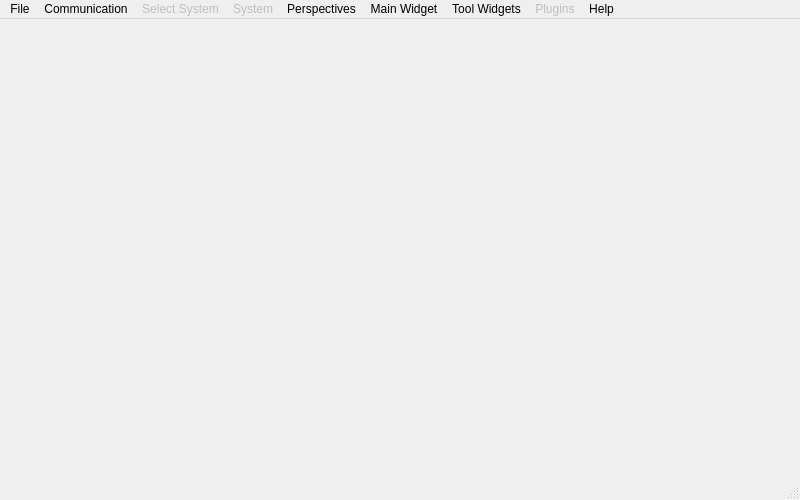
<?xml version="1.0" encoding="UTF-8"?>
<ui version="4.0">
 <class>MainWindow</class>
 <widget class="QMainWindow" name="MainWindow">
  <property name="geometry">
   <rect>
    <x>0</x>
    <y>0</y>
    <width>800</width>
    <height>500</height>
   </rect>
  </property>
  <property name="minimumSize">
   <size>
    <width>800</width>
    <height>500</height>
   </size>
  </property>
  <property name="baseSize">
   <size>
    <width>1100</width>
    <height>800</height>
   </size>
  </property>
  <property name="mouseTracking">
   <bool>false</bool>
  </property>
  <property name="windowTitle">
   <string>MGMainWindow</string>
  </property>
  <property name="styleSheet">
   <string notr="true"/>
  </property>
  <widget class="QWidget" name="centralWidget">
   <property name="sizePolicy">
    <sizepolicy hsizetype="MinimumExpanding" vsizetype="MinimumExpanding">
     <horstretch>0</horstretch>
     <verstretch>0</verstretch>
    </sizepolicy>
   </property>
   <property name="minimumSize">
    <size>
     <width>200</width>
     <height>150</height>
    </size>
   </property>
  </widget>
  <widget class="QMenuBar" name="menuBar">
   <property name="geometry">
    <rect>
     <x>0</x>
     <y>0</y>
     <width>800</width>
     <height>21</height>
    </rect>
   </property>
   <widget class="QMenu" name="menuMGround">
    <property name="title">
     <string>File</string>
    </property>
    <widget class="QMenu" name="menuPreferences">
     <property name="title">
      <string>Display</string>
     </property>
     <addaction name="actionSelectStylesheet"/>
     <addaction name="actionReloadStylesheet"/>
    </widget>
    <addaction name="actionJoystick_Settings"/>
    <addaction name="actionSimulate"/>
    <addaction name="separator"/>
    <addaction name="actionMuteAudioOutput"/>
    <addaction name="actionJoystickSettings"/>
    <addaction name="actionSettings"/>
    <addaction name="menuPreferences"/>
    <addaction name="separator"/>
    <addaction name="actionExit"/>
   </widget>
   <widget class="QMenu" name="menuNetwork">
    <property name="title">
     <string>Communication</string>
    </property>
    <addaction name="actionAdd_Link"/>
    <addaction name="separator"/>
   </widget>
   <widget class="QMenu" name="menuConnected_Systems">
    <property name="enabled">
     <bool>false</bool>
    </property>
    <property name="title">
     <string>Select System</string>
    </property>
   </widget>
   <widget class="QMenu" name="menuUnmanned_System">
    <property name="enabled">
     <bool>false</bool>
    </property>
    <property name="title">
     <string>System</string>
    </property>
    <property name="separatorsCollapsible">
     <bool>false</bool>
    </property>
    <addaction name="actionShutdownMAV"/>
    <addaction name="actionLiftoff"/>
    <addaction name="actionLand"/>
    <addaction name="actionEmergency_Land"/>
    <addaction name="actionEmergency_Kill"/>
   </widget>
   <widget class="QMenu" name="menuTools">
    <property name="title">
     <string>Tool Widgets</string>
    </property>
    <addaction name="actionNewCustomWidget"/>
    <addaction name="actionLoadCustomWidgetFile"/>
   </widget>
   <widget class="QMenu" name="menuHelp">
    <property name="title">
     <string>Help</string>
    </property>
    <addaction name="actionOnline_Documentation"/>
    <addaction name="actionProject_Roadmap_2"/>
    <addaction name="actionDeveloper_Credits"/>
   </widget>
   <widget class="QMenu" name="menuPerspectives">
    <property name="title">
     <string>Perspectives</string>
    </property>
    <addaction name="actionOperatorsView"/>
    <addaction name="actionEngineersView"/>
    <addaction name="actionPilotsView"/>
    <addaction name="actionConfiguration_2"/>
    <addaction name="separator"/>
    <addaction name="actionFirmwareUpdateView"/>
    <addaction name="actionMavlinkView"/>
    <addaction name="actionUnconnectedView"/>
    <addaction name="separator"/>
    <addaction name="actionFullscreen"/>
    <addaction name="actionNormal"/>
   </widget>
   <widget class="QMenu" name="menuMain">
    <property name="title">
     <string>Main Widget</string>
    </property>
   </widget>
   <widget class="QMenu" name="menuPlugins">
    <property name="enabled">
     <bool>false</bool>
    </property>
    <property name="title">
     <string>Plugins</string>
    </property>
   </widget>
   <addaction name="menuMGround"/>
   <addaction name="menuNetwork"/>
   <addaction name="menuConnected_Systems"/>
   <addaction name="menuUnmanned_System"/>
   <addaction name="menuPerspectives"/>
   <addaction name="menuMain"/>
   <addaction name="menuTools"/>
   <addaction name="menuPlugins"/>
   <addaction name="menuHelp"/>
  </widget>
  <widget class="QStatusBar" name="statusBar"/>
  <action name="actionExit">
   <property name="icon">
    <iconset resource="../../qgroundcontrol.qrc">
     <normaloff>:/files/images/actions/system-log-out.svg</normaloff>:/files/images/actions/system-log-out.svg</iconset>
   </property>
   <property name="text">
    <string>Exit</string>
   </property>
   <property name="shortcut">
    <string>Ctrl+Q</string>
   </property>
  </action>
  <action name="actionLiftoff">
   <property name="enabled">
    <bool>true</bool>
   </property>
   <property name="icon">
    <iconset resource="../../qgroundcontrol.qrc">
     <normaloff>:/files/images/control/launch.svg</normaloff>
     <normalon>:/files/images/control/launch.svg</normalon>:/files/images/control/launch.svg</iconset>
   </property>
   <property name="text">
    <string>Liftoff</string>
   </property>
  </action>
  <action name="actionLand">
   <property name="icon">
    <iconset resource="../../qgroundcontrol.qrc">
     <normaloff>:/files/images/control/land.svg</normaloff>:/files/images/control/land.svg</iconset>
   </property>
   <property name="text">
    <string>Land</string>
   </property>
  </action>
  <action name="actionEmergency_Land">
   <property name="icon">
    <iconset resource="../../qgroundcontrol.qrc">
     <normaloff>:/files/images/actions/process-stop.svg</normaloff>:/files/images/actions/process-stop.svg</iconset>
   </property>
   <property name="text">
    <string>Emergency Land</string>
   </property>
   <property name="shortcut">
    <string>Ctrl+E</string>
   </property>
  </action>
  <action name="actionEmergency_Kill">
   <property name="icon">
    <iconset resource="../../qgroundcontrol.qrc">
     <normaloff>:/files/images/actions/process-stop.svg</normaloff>:/files/images/actions/process-stop.svg</iconset>
   </property>
   <property name="text">
    <string>Kill UAS</string>
   </property>
   <property name="shortcut">
    <string>Ctrl+K</string>
   </property>
  </action>
  <action name="actionAdd_Link">
   <property name="icon">
    <iconset resource="../../qgroundcontrol.qrc">
     <normaloff>:/files/images/actions/list-add.svg</normaloff>:/files/images/actions/list-add.svg</iconset>
   </property>
   <property name="text">
    <string>Add Link</string>
   </property>
  </action>
  <action name="actionConfiguration">
   <property name="icon">
    <iconset resource="../../qgroundcontrol.qrc">
     <normaloff>:/files/images/categories/applications-system.svg</normaloff>:/files/images/categories/applications-system.svg</iconset>
   </property>
   <property name="text">
    <string>Preferences</string>
   </property>
   <property name="toolTip">
    <string>Open UAS Preferences</string>
   </property>
  </action>
  <action name="actionJoystickSettings">
   <property name="icon">
    <iconset resource="../../qgroundcontrol.qrc">
     <normaloff>:/files/images/devices/input-gaming.svg</normaloff>:/files/images/devices/input-gaming.svg</iconset>
   </property>
   <property name="text">
    <string>Joystick Test</string>
   </property>
   <property name="visible">
    <bool>true</bool>
   </property>
  </action>
  <action name="actionSimulate">
   <property name="checkable">
    <bool>true</bool>
   </property>
   <property name="icon">
    <iconset resource="../../qgroundcontrol.qrc">
     <normaloff>:/files/images/control/launch.svg</normaloff>:/files/images/control/launch.svg</iconset>
   </property>
   <property name="text">
    <string>Simulate</string>
   </property>
   <property name="toolTip">
    <string>Simulate one vehicle to test and evaluate this application</string>
   </property>
  </action>
  <action name="actionShow_Slugs_View">
   <property name="icon">
    <iconset resource="../../qgroundcontrol.qrc">
     <normaloff>:/files/images/contrib/slugs.png</normaloff>:/files/images/contrib/slugs.png</iconset>
   </property>
   <property name="text">
    <string>Show Slugs View</string>
   </property>
  </action>
  <action name="actionJoystick_Settings">
   <property name="icon">
    <iconset resource="../../qgroundcontrol.qrc">
     <normaloff>:/files/images/devices/input-gaming.svg</normaloff>:/files/images/devices/input-gaming.svg</iconset>
   </property>
   <property name="text">
    <string>Joystick Settings</string>
   </property>
   <property name="visible">
    <bool>false</bool>
   </property>
  </action>
  <action name="actionOnline_Documentation">
   <property name="icon">
    <iconset resource="../../qgroundcontrol.qrc">
     <normaloff>:/files/images/apps/utilities-system-monitor.svg</normaloff>:/files/images/apps/utilities-system-monitor.svg</iconset>
   </property>
   <property name="text">
    <string>Online Documentation</string>
   </property>
  </action>
  <action name="actionProject_Roadmap_2">
   <property name="icon">
    <iconset resource="../../qgroundcontrol.qrc">
     <normaloff>:/files/images/status/software-update-available.svg</normaloff>:/files/images/status/software-update-available.svg</iconset>
   </property>
   <property name="text">
    <string>Project Roadmap</string>
   </property>
  </action>
  <action name="actionDeveloper_Credits">
   <property name="icon">
    <iconset resource="../../qgroundcontrol.qrc">
     <normaloff>:/files/images/categories/preferences-system.svg</normaloff>:/files/images/categories/preferences-system.svg</iconset>
   </property>
   <property name="text">
    <string>Developer Credits</string>
   </property>
  </action>
  <action name="actionOperatorsView">
   <property name="checkable">
    <bool>true</bool>
   </property>
   <property name="icon">
    <iconset resource="../../qgroundcontrol.qrc">
     <normaloff>:/files/images/status/weather-overcast.svg</normaloff>:/files/images/status/weather-overcast.svg</iconset>
   </property>
   <property name="text">
    <string>Mission</string>
   </property>
   <property name="shortcut">
    <string>Meta+O</string>
   </property>
  </action>
  <action name="actionEngineersView">
   <property name="checkable">
    <bool>true</bool>
   </property>
   <property name="icon">
    <iconset resource="../../qgroundcontrol.qrc">
     <normaloff>:/files/images/apps/utilities-system-monitor.svg</normaloff>:/files/images/apps/utilities-system-monitor.svg</iconset>
   </property>
   <property name="text">
    <string>Development</string>
   </property>
   <property name="shortcut">
    <string>Meta+E</string>
   </property>
  </action>
  <action name="actionMavlinkView">
   <property name="checkable">
    <bool>true</bool>
   </property>
   <property name="icon">
    <iconset resource="../../qgroundcontrol.qrc">
     <normaloff>:/files/images/devices/network-wired.svg</normaloff>:/files/images/devices/network-wired.svg</iconset>
   </property>
   <property name="text">
    <string>Mavlink</string>
   </property>
   <property name="shortcut">
    <string>Meta+M</string>
   </property>
  </action>
  <action name="actionSelectStylesheet">
   <property name="icon">
    <iconset resource="../../qgroundcontrol.qrc">
     <normaloff>:/files/images/categories/applications-internet.svg</normaloff>:/files/images/categories/applications-internet.svg</iconset>
   </property>
   <property name="text">
    <string>Select Stylesheet</string>
   </property>
  </action>
  <action name="actionPilotsView">
   <property name="checkable">
    <bool>true</bool>
   </property>
   <property name="icon">
    <iconset resource="../../qgroundcontrol.qrc">
     <normaloff>:/files/images/status/network-wireless-encrypted.svg</normaloff>:/files/images/status/network-wireless-encrypted.svg</iconset>
   </property>
   <property name="text">
    <string>Flight</string>
   </property>
   <property name="shortcut">
    <string>Meta+P</string>
   </property>
  </action>
  <action name="actionNewCustomWidget">
   <property name="icon">
    <iconset resource="../../qgroundcontrol.qrc">
     <normaloff>:/files/images/apps/utilities-system-monitor.svg</normaloff>:/files/images/apps/utilities-system-monitor.svg</iconset>
   </property>
   <property name="text">
    <string>New Custom Widget</string>
   </property>
  </action>
  <action name="actionMuteAudioOutput">
   <property name="checkable">
    <bool>true</bool>
   </property>
   <property name="icon">
    <iconset resource="../../qgroundcontrol.qrc">
     <normaloff>:/files/images/status/audio-volume-high.svg</normaloff>
     <normalon>:/files/images/status/audio-volume-muted.svg</normalon>
     <activeon>:/files/images/status/audio-volume-muted.svg</activeon>
     <selectedoff>:/files/images/status/audio-volume-high.svg</selectedoff>
     <selectedon>:/files/images/status/audio-volume-muted.svg</selectedon>:/files/images/status/audio-volume-high.svg</iconset>
   </property>
   <property name="text">
    <string>Mute Audio Output</string>
   </property>
  </action>
  <action name="actionUnconnectedView">
   <property name="checkable">
    <bool>true</bool>
   </property>
   <property name="icon">
    <iconset resource="../../qgroundcontrol.qrc">
     <normaloff>:/files/images/devices/network-wireless.svg</normaloff>:/files/images/devices/network-wireless.svg</iconset>
   </property>
   <property name="text">
    <string>Unconnected</string>
   </property>
   <property name="shortcut">
    <string>Meta+U</string>
   </property>
  </action>
  <action name="actionShutdownMAV">
   <property name="icon">
    <iconset resource="../../qgroundcontrol.qrc">
     <normaloff>:/files/images/actions/system-log-out.svg</normaloff>:/files/images/actions/system-log-out.svg</iconset>
   </property>
   <property name="text">
    <string>Shutdown MAV</string>
   </property>
   <property name="toolTip">
    <string>Shutdown the onboard computer - works not during flight</string>
   </property>
   <property name="statusTip">
    <string>Shutdown the onboard computer - works not during flight</string>
   </property>
  </action>
  <action name="actionReloadStylesheet">
   <property name="text">
    <string>Reload Stylesheet</string>
   </property>
   <property name="shortcut">
    <string>Meta+R</string>
   </property>
  </action>
  <action name="actionSettings">
   <property name="text">
    <string>Settings</string>
   </property>
  </action>
  <action name="actionFullscreen">
   <property name="text">
    <string>Fullscreen</string>
   </property>
   <property name="shortcut">
    <string>Meta+Return</string>
   </property>
  </action>
  <action name="actionNormal">
   <property name="text">
    <string>Normal</string>
   </property>
   <property name="shortcut">
    <string>Esc</string>
   </property>
  </action>
  <action name="actionLoadCustomWidgetFile">
   <property name="icon">
    <iconset resource="../../qgroundcontrol.qrc">
     <normaloff>:/files/images/status/folder-drag-accept.svg</normaloff>:/files/images/status/folder-drag-accept.svg</iconset>
   </property>
   <property name="text">
    <string>Load Custom Widget File</string>
   </property>
  </action>
  <action name="actionFirmwareUpdateView">
   <property name="icon">
    <iconset resource="../../qgroundcontrol.qrc">
     <normaloff>:/files/images/status/software-update-available.svg</normaloff>:/files/images/status/software-update-available.svg</iconset>
   </property>
   <property name="text">
    <string>Firmware Update</string>
   </property>
   <property name="toolTip">
    <string>Update the firmware of one of the connected autopilots</string>
   </property>
  </action>
  <action name="actionSimulation_View">
   <property name="checkable">
    <bool>true</bool>
   </property>
   <property name="icon">
    <iconset resource="../../qgroundcontrol.qrc">
     <normaloff>:/files/images/control/launch.svg</normaloff>:/files/images/control/launch.svg</iconset>
   </property>
   <property name="text">
    <string>Simulation View</string>
   </property>
   <property name="toolTip">
    <string>Open the simulation view</string>
    </property>
  </action>
  <action name="actionConfiguration_2">
   <property name="icon">
    <iconset resource="../../qgroundcontrol.qrc">
     <normaloff>:/files/images/categories/preferences-system.svg</normaloff>:/files/images/categories/preferences-system.svg</iconset>
   </property>
   <property name="text">
    <string>Configuration</string>
   </property>
  </action>
 </widget>
 <layoutdefault spacing="6" margin="11"/>
 <resources>
  <include location="../../qgroundcontrol.qrc"/>
 </resources>
 <connections>
  <connection>
   <sender>actionExit</sender>
   <signal>triggered()</signal>
   <receiver>MainWindow</receiver>
   <slot>close()</slot>
   <hints>
    <hint type="sourcelabel">
     <x>-1</x>
     <y>-1</y>
    </hint>
    <hint type="destinationlabel">
     <x>299</x>
     <y>199</y>
    </hint>
   </hints>
  </connection>
  <connection>
   <sender>actionFullscreen</sender>
   <signal>triggered()</signal>
   <receiver>MainWindow</receiver>
   <slot>showFullScreen()</slot>
   <hints>
    <hint type="sourcelabel">
     <x>-1</x>
     <y>-1</y>
    </hint>
    <hint type="destinationlabel">
     <x>399</x>
     <y>249</y>
    </hint>
   </hints>
  </connection>
  <connection>
   <sender>actionNormal</sender>
   <signal>triggered()</signal>
   <receiver>MainWindow</receiver>
   <slot>showNormal()</slot>
   <hints>
    <hint type="sourcelabel">
     <x>-1</x>
     <y>-1</y>
    </hint>
    <hint type="destinationlabel">
     <x>399</x>
     <y>249</y>
    </hint>
   </hints>
  </connection>
 </connections>
</ui>
